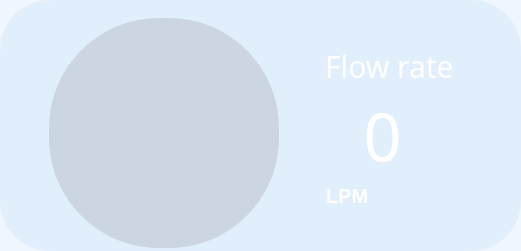
    <widget class="QFrame" name="Flowrate_holder">
     <property name="geometry">
      <rect>
       <x>50</x>
       <y>80</y>
       <width>521</width>
       <height>251</height>
      </rect>
     </property>
     <property name="autoFillBackground">
      <bool>false</bool>
     </property>
     <property name="styleSheet">
      <string notr="true">


background-color: rgba(136, 190, 240,0.14);



border-radius: 50%;
</string>
     </property>
     <property name="frameShape">
      <enum>QFrame::StyledPanel</enum>
     </property>
     <property name="frameShadow">
      <enum>QFrame::Raised</enum>
     </property>
     <property name="lineWidth">
      <number>3</number>
     </property>
     <property name="midLineWidth">
      <number>3</number>
     </property>
     <widget class="QLabel" name="Flowrate">
      <property name="geometry">
       <rect>
        <x>317</x>
        <y>90</y>
        <width>131</width>
        <height>91</height>
       </rect>
      </property>
      <property name="font">
       <font>
        <family>Rockwell</family>
        <pointsize>50</pointsize>
       </font>
      </property>
      <property name="styleSheet">
       <string notr="true">color: #ffffff;
background-color:None;
</string>
      </property>
      <property name="text">
       <string>0</string>
      </property>
      <property name="alignment">
       <set>Qt::AlignCenter</set>
      </property>
     </widget>
     <widget class="QLabel" name="LPM">
      <property name="geometry">
       <rect>
        <x>326</x>
        <y>180</y>
        <width>81</width>
        <height>31</height>
       </rect>
      </property>
      <property name="palette">
       <palette>
        <active>
         <colorrole role="WindowText">
          <brush brushstyle="SolidPattern">
           <color alpha="255">
            <red>255</red>
            <green>255</green>
            <blue>255</blue>
           </color>
          </brush>
         </colorrole>
         <colorrole role="Button">
          <brush brushstyle="SolidPattern">
           <color alpha="0">
            <red>255</red>
            <green>255</green>
            <blue>255</blue>
           </color>
          </brush>
         </colorrole>
         <colorrole role="Text">
          <brush brushstyle="SolidPattern">
           <color alpha="255">
            <red>255</red>
            <green>255</green>
            <blue>255</blue>
           </color>
          </brush>
         </colorrole>
         <colorrole role="ButtonText">
          <brush brushstyle="SolidPattern">
           <color alpha="255">
            <red>255</red>
            <green>255</green>
            <blue>255</blue>
           </color>
          </brush>
         </colorrole>
         <colorrole role="Base">
          <brush brushstyle="SolidPattern">
           <color alpha="0">
            <red>255</red>
            <green>255</green>
            <blue>255</blue>
           </color>
          </brush>
         </colorrole>
         <colorrole role="Window">
          <brush brushstyle="SolidPattern">
           <color alpha="0">
            <red>255</red>
            <green>255</green>
            <blue>255</blue>
           </color>
          </brush>
         </colorrole>
         <colorrole role="PlaceholderText">
          <brush brushstyle="NoBrush">
           <color alpha="128">
            <red>255</red>
            <green>255</green>
            <blue>255</blue>
           </color>
          </brush>
         </colorrole>
        </active>
        <inactive>
         <colorrole role="WindowText">
          <brush brushstyle="SolidPattern">
           <color alpha="255">
            <red>255</red>
            <green>255</green>
            <blue>255</blue>
           </color>
          </brush>
         </colorrole>
         <colorrole role="Button">
          <brush brushstyle="SolidPattern">
           <color alpha="0">
            <red>255</red>
            <green>255</green>
            <blue>255</blue>
           </color>
          </brush>
         </colorrole>
         <colorrole role="Text">
          <brush brushstyle="SolidPattern">
           <color alpha="255">
            <red>255</red>
            <green>255</green>
            <blue>255</blue>
           </color>
          </brush>
         </colorrole>
         <colorrole role="ButtonText">
          <brush brushstyle="SolidPattern">
           <color alpha="255">
            <red>255</red>
            <green>255</green>
            <blue>255</blue>
           </color>
          </brush>
         </colorrole>
         <colorrole role="Base">
          <brush brushstyle="SolidPattern">
           <color alpha="0">
            <red>255</red>
            <green>255</green>
            <blue>255</blue>
           </color>
          </brush>
         </colorrole>
         <colorrole role="Window">
          <brush brushstyle="SolidPattern">
           <color alpha="0">
            <red>255</red>
            <green>255</green>
            <blue>255</blue>
           </color>
          </brush>
         </colorrole>
         <colorrole role="PlaceholderText">
          <brush brushstyle="NoBrush">
           <color alpha="128">
            <red>255</red>
            <green>255</green>
            <blue>255</blue>
           </color>
          </brush>
         </colorrole>
        </inactive>
        <disabled>
         <colorrole role="WindowText">
          <brush brushstyle="SolidPattern">
           <color alpha="255">
            <red>255</red>
            <green>255</green>
            <blue>255</blue>
           </color>
          </brush>
         </colorrole>
         <colorrole role="Button">
          <brush brushstyle="SolidPattern">
           <color alpha="0">
            <red>255</red>
            <green>255</green>
            <blue>255</blue>
           </color>
          </brush>
         </colorrole>
         <colorrole role="Text">
          <brush brushstyle="SolidPattern">
           <color alpha="255">
            <red>255</red>
            <green>255</green>
            <blue>255</blue>
           </color>
          </brush>
         </colorrole>
         <colorrole role="ButtonText">
          <brush brushstyle="SolidPattern">
           <color alpha="255">
            <red>255</red>
            <green>255</green>
            <blue>255</blue>
           </color>
          </brush>
         </colorrole>
         <colorrole role="Base">
          <brush brushstyle="SolidPattern">
           <color alpha="0">
            <red>255</red>
            <green>255</green>
            <blue>255</blue>
           </color>
          </brush>
         </colorrole>
         <colorrole role="Window">
          <brush brushstyle="SolidPattern">
           <color alpha="0">
            <red>255</red>
            <green>255</green>
            <blue>255</blue>
           </color>
          </brush>
         </colorrole>
         <colorrole role="PlaceholderText">
          <brush brushstyle="NoBrush">
           <color alpha="128">
            <red>255</red>
            <green>255</green>
            <blue>255</blue>
           </color>
          </brush>
         </colorrole>
        </disabled>
       </palette>
      </property>
      <property name="font">
       <font>
        <pointsize>15</pointsize>
        <weight>75</weight>
        <bold>true</bold>
       </font>
      </property>
      <property name="styleSheet">
       <string notr="true">background-color: rgba(255, 255, 255, 0);
color:rgb(255,255,255);</string>
      </property>
      <property name="text">
       <string>LPM</string>
      </property>
     </widget>
     <widget class="QLineEdit" name="Flowrate_label">
      <property name="geometry">
       <rect>
        <x>290</x>
        <y>40</y>
        <width>201</width>
        <height>51</height>
       </rect>
      </property>
      <property name="font">
       <font>
        <family>Rockwell</family>
        <pointsize>-1</pointsize>
       </font>
      </property>
      <property name="styleSheet">
       <string notr="true">color: white;
font-size: 30px;
background-color: rgba(0,0,0,0);</string>
      </property>
      <property name="text">
       <string>Flow rate</string>
      </property>
      <property name="alignment">
       <set>Qt::AlignCenter</set>
      </property>
     </widget>
     <widget class="QFrame" name="Flowratedial_shadow">
      <property name="enabled">
       <bool>false</bool>
      </property>
      <property name="geometry">
       <rect>
        <x>49</x>
        <y>18</y>
        <width>230</width>
        <height>230</height>
       </rect>
      </property>
      <property name="styleSheet">
       <string notr="true">QFrame
{

	background-color:rgba(0,0,0,0.1);
border-radius:110%;
}</string>
      </property>
      <property name="frameShape">
       <enum>QFrame::NoFrame</enum>
      </property>
      <property name="frameShadow">
       <enum>QFrame::Raised</enum>
      </property>
     </widget>
     <zorder>Flowratedial_shadow</zorder>
     <zorder>Flowrate</zorder>
     <zorder>LPM</zorder>
     <zorder>Flowrate_label</zorder>
    </widget>
